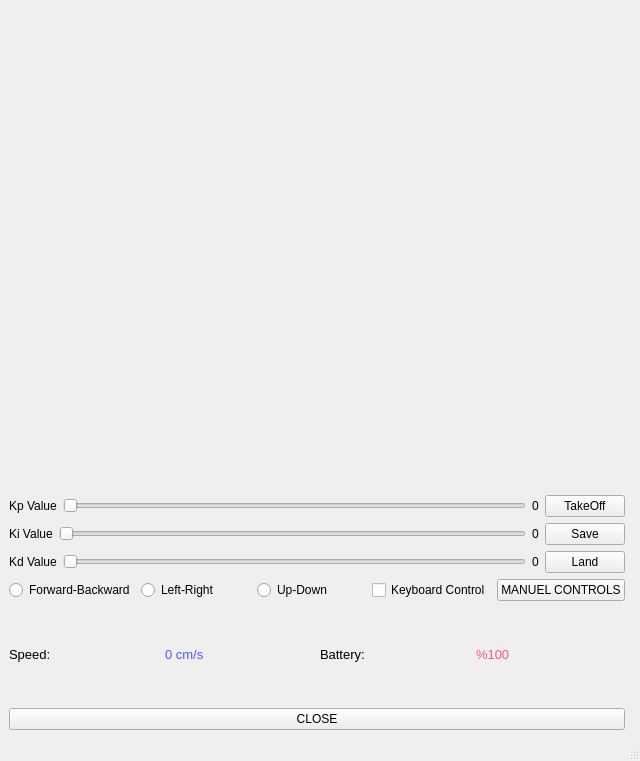
<?xml version="1.0" encoding="UTF-8"?>
<ui version="4.0">
 <class>MainWindow</class>
 <widget class="QMainWindow" name="MainWindow">
  <property name="geometry">
   <rect>
    <x>0</x>
    <y>0</y>
    <width>640</width>
    <height>761</height>
   </rect>
  </property>
  <property name="minimumSize">
   <size>
    <width>640</width>
    <height>761</height>
   </size>
  </property>
  <property name="maximumSize">
   <size>
    <width>662</width>
    <height>761</height>
   </size>
  </property>
  <property name="windowTitle">
   <string>OpenCv</string>
  </property>
  <property name="autoFillBackground">
   <bool>false</bool>
  </property>
  <widget class="QWidget" name="centralwidget">
   <layout class="QGridLayout" name="gridLayout">
    <item row="8" column="0">
     <layout class="QHBoxLayout" name="horizontalLayout_7">
      <item>
       <widget class="QLabel" name="label_6">
        <property name="font">
         <font>
          <pointsize>10</pointsize>
         </font>
        </property>
        <property name="text">
         <string>Speed:</string>
        </property>
       </widget>
      </item>
      <item>
       <widget class="QLabel" name="speed_label">
        <property name="font">
         <font>
          <pointsize>10</pointsize>
         </font>
        </property>
        <property name="styleSheet">
         <string notr="true">color:rgb(85, 85, 255);</string>
        </property>
        <property name="text">
         <string>0 cm/s</string>
        </property>
       </widget>
      </item>
      <item>
       <widget class="QLabel" name="label_7">
        <property name="font">
         <font>
          <pointsize>10</pointsize>
         </font>
        </property>
        <property name="text">
         <string>Battery:</string>
        </property>
       </widget>
      </item>
      <item>
       <widget class="QLabel" name="battery_label">
        <property name="font">
         <font>
          <pointsize>10</pointsize>
         </font>
        </property>
        <property name="styleSheet">
         <string notr="true">color: rgb(255, 85, 127);</string>
        </property>
        <property name="text">
         <string>%100</string>
        </property>
       </widget>
      </item>
     </layout>
    </item>
    <item row="1" column="0">
     <layout class="QHBoxLayout" name="horizontalLayout_3">
      <item>
       <widget class="QLabel" name="label_3">
        <property name="text">
         <string>Kp Value</string>
        </property>
       </widget>
      </item>
      <item>
       <widget class="QSlider" name="kp_slider">
        <property name="maximum">
         <number>300</number>
        </property>
        <property name="orientation">
         <enum>Qt::Horizontal</enum>
        </property>
        <property name="invertedAppearance">
         <bool>false</bool>
        </property>
       </widget>
      </item>
      <item>
       <widget class="QLabel" name="kp_value">
        <property name="text">
         <string>0</string>
        </property>
       </widget>
      </item>
      <item>
       <widget class="QPushButton" name="takeOff_button">
        <property name="text">
         <string>TakeOff</string>
        </property>
       </widget>
      </item>
     </layout>
    </item>
    <item row="3" column="0">
     <layout class="QHBoxLayout" name="horizontalLayout_4">
      <item>
       <widget class="QLabel" name="label_2">
        <property name="text">
         <string>Kd Value</string>
        </property>
       </widget>
      </item>
      <item>
       <widget class="QSlider" name="kd_slider">
        <property name="maximum">
         <number>200</number>
        </property>
        <property name="orientation">
         <enum>Qt::Horizontal</enum>
        </property>
       </widget>
      </item>
      <item>
       <widget class="QLabel" name="kd_value">
        <property name="text">
         <string>0</string>
        </property>
       </widget>
      </item>
      <item>
       <widget class="QPushButton" name="land_button">
        <property name="text">
         <string>Land</string>
        </property>
       </widget>
      </item>
     </layout>
    </item>
    <item row="9" column="0">
     <widget class="QPushButton" name="close_button">
      <property name="text">
       <string>CLOSE</string>
      </property>
     </widget>
    </item>
    <item row="0" column="0" colspan="2">
     <widget class="QLabel" name="label">
      <property name="enabled">
       <bool>true</bool>
      </property>
      <property name="minimumSize">
       <size>
        <width>640</width>
        <height>480</height>
       </size>
      </property>
      <property name="maximumSize">
       <size>
        <width>640</width>
        <height>480</height>
       </size>
      </property>
      <property name="text">
       <string/>
      </property>
     </widget>
    </item>
    <item row="2" column="0">
     <layout class="QHBoxLayout" name="horizontalLayout_5">
      <item>
       <widget class="QLabel" name="label_4">
        <property name="text">
         <string>Ki Value</string>
        </property>
       </widget>
      </item>
      <item>
       <widget class="QSlider" name="ki_slider">
        <property name="maximum">
         <number>200</number>
        </property>
        <property name="orientation">
         <enum>Qt::Horizontal</enum>
        </property>
       </widget>
      </item>
      <item>
       <widget class="QLabel" name="ki_value">
        <property name="text">
         <string>0</string>
        </property>
       </widget>
      </item>
      <item>
       <widget class="QPushButton" name="save_button">
        <property name="text">
         <string>Save</string>
        </property>
       </widget>
      </item>
     </layout>
    </item>
    <item row="4" column="0">
     <layout class="QHBoxLayout" name="horizontalLayout_6">
      <item>
       <widget class="QRadioButton" name="fbRadio">
        <property name="text">
         <string>Forward-Backward</string>
        </property>
       </widget>
      </item>
      <item>
       <widget class="QRadioButton" name="lrRadio">
        <property name="text">
         <string>Left-Right</string>
        </property>
       </widget>
      </item>
      <item>
       <widget class="QRadioButton" name="udRadio">
        <property name="text">
         <string>Up-Down</string>
        </property>
       </widget>
      </item>
      <item>
       <widget class="QCheckBox" name="keyboard_control">
        <property name="text">
         <string>Keyboard Control</string>
        </property>
       </widget>
      </item>
      <item>
       <widget class="QPushButton" name="manuel_button">
        <property name="text">
         <string>MANUEL CONTROLS</string>
        </property>
       </widget>
      </item>
     </layout>
    </item>
   </layout>
  </widget>
  <widget class="QMenuBar" name="menubar">
   <property name="geometry">
    <rect>
     <x>0</x>
     <y>0</y>
     <width>640</width>
     <height>26</height>
    </rect>
   </property>
  </widget>
  <widget class="QStatusBar" name="statusbar"/>
 </widget>
 <resources/>
 <connections>
  <connection>
   <sender>kp_slider</sender>
   <signal>sliderMoved(int)</signal>
   <receiver>kp_value</receiver>
   <slot>setNum(int)</slot>
   <hints>
    <hint type="sourcelabel">
     <x>230</x>
     <y>402</y>
    </hint>
    <hint type="destinationlabel">
     <x>410</x>
     <y>402</y>
    </hint>
   </hints>
  </connection>
  <connection>
   <sender>kd_slider</sender>
   <signal>sliderMoved(int)</signal>
   <receiver>kd_value</receiver>
   <slot>setNum(int)</slot>
   <hints>
    <hint type="sourcelabel">
     <x>230</x>
     <y>432</y>
    </hint>
    <hint type="destinationlabel">
     <x>410</x>
     <y>432</y>
    </hint>
   </hints>
  </connection>
  <connection>
   <sender>ki_slider</sender>
   <signal>sliderMoved(int)</signal>
   <receiver>ki_value</receiver>
   <slot>setNum(int)</slot>
   <hints>
    <hint type="sourcelabel">
     <x>230</x>
     <y>542</y>
    </hint>
    <hint type="destinationlabel">
     <x>410</x>
     <y>542</y>
    </hint>
   </hints>
  </connection>
 </connections>
</ui>
